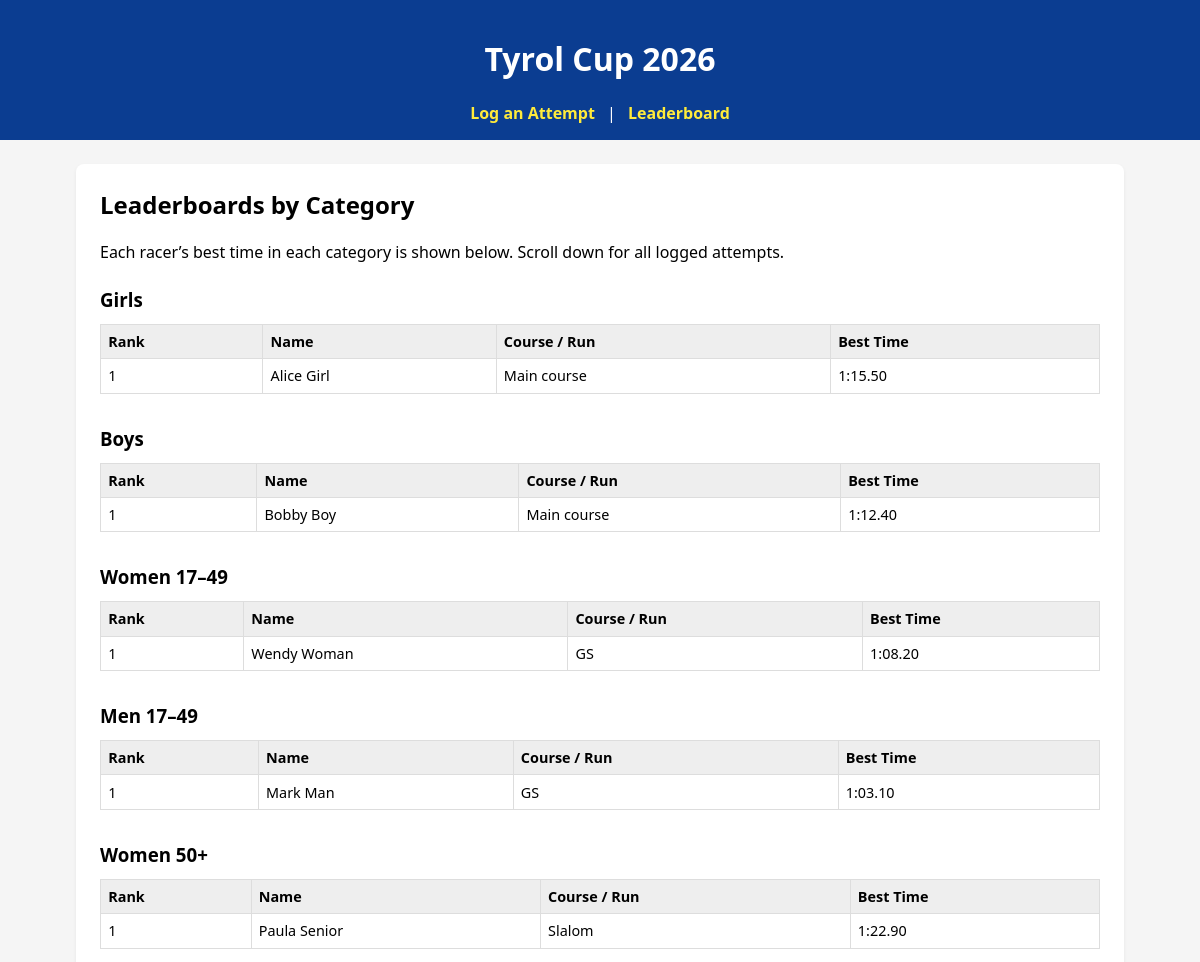
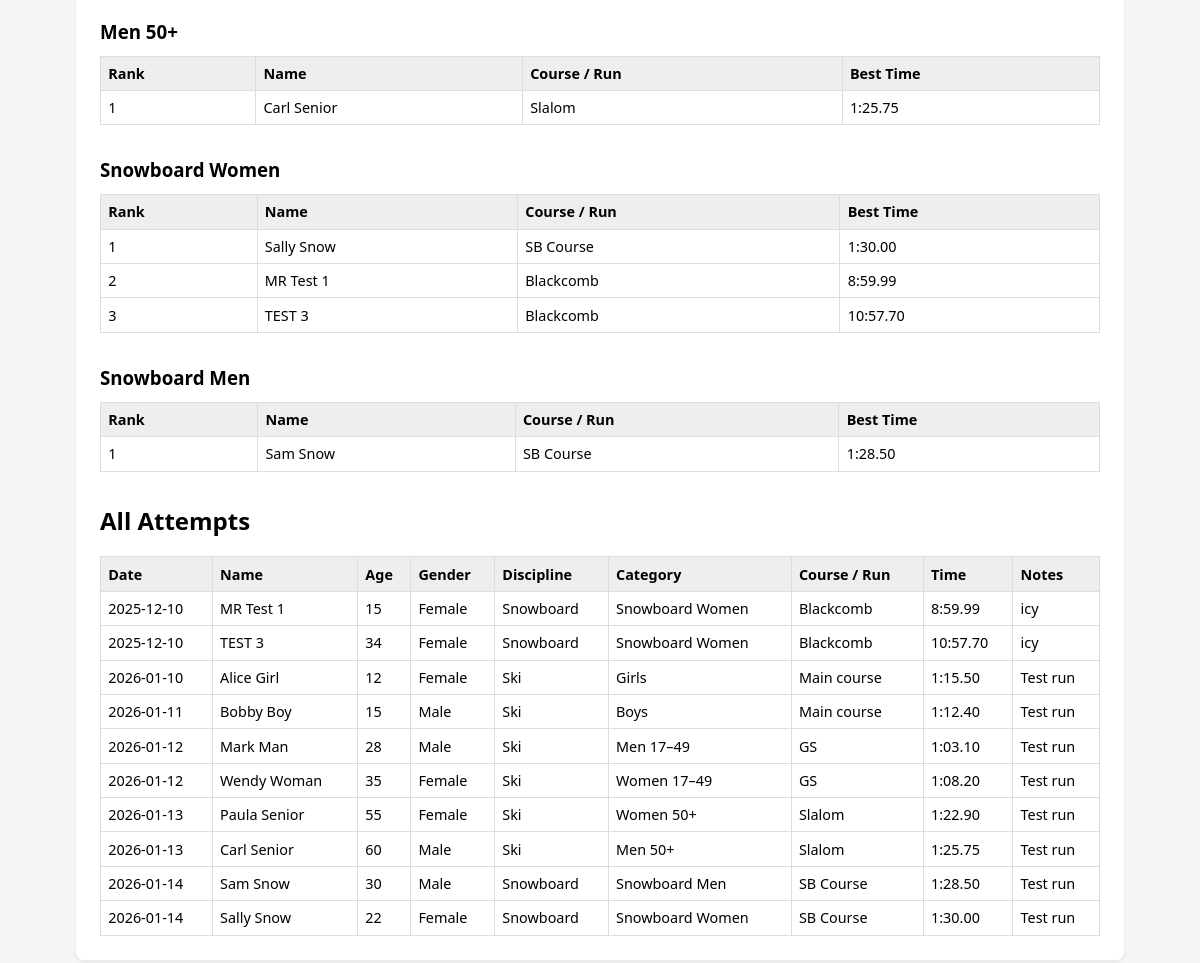
The app's page /leaderboard with its own data (2 pictures, top to bottom).
### tables this page shows
CREATE TABLE attempts (
                id INTEGER PRIMARY KEY AUTOINCREMENT,
                name TEXT NOT NULL,
                age INTEGER NOT NULL,
                gender TEXT NOT NULL,
                discipline TEXT NOT NULL,
                category TEXT NOT NULL,
                run_name TEXT,
                date TEXT NOT NULL,
                time_seconds REAL NOT NULL,
                notes TEXT,
                created_at TEXT NOT NULL
            );

### app.py (the view)
@app.route("/leaderboard")
def leaderboard():
    categories = [
        "Girls",
        "Boys",
        "Women 17–49",
        "Men 17–49",
        "Women 50+",
        "Men 50+",
        "Snowboard Women",
        "Snowboard Men",
    ]
    category_results = {}
    with get_db_connection() as conn:
        c = conn.cursor()
        for cat in categories:
            c.execute(
                """
                SELECT name,
                       category,
                       run_name,
                       MIN(time_seconds) AS best_time
                FROM attempts
                WHERE category = ?
                GROUP BY name, category, run_name
                ORDER BY best_time ASC
                """,
                (cat,),
            )
            category_results[cat] = c.fetchall()
        c.execute(
            """
            SELECT *
            FROM attempts
            ORDER BY date ASC, time_seconds ASC
            """
        )
        all_attempts = c.fetchall()
    return render_template(
        "leaderboard.html",
        categories=categories,
        category_results=category_results,
        all_attempts=all_attempts,
    )

### app.py (called while the page is built)
def get_db_connection():
    conn = sqlite3.connect(DATABASE)
    conn.row_factory = sqlite3.Row
    return conn

### templates/leaderboard.html
{% extends "base.html" %}
{% block content %}
<h2>Leaderboards by Category</h2>
<p>Each racer’s best time in each category is shown below. Scroll down for all logged attempts.</p>
{% for cat in categories %}
  <div class="category-block">
    <h3 class="category-title">{{ cat }}</h3>
    {% set results = category_results[cat] %}
    {% if results and results|length > 0 %}
      <table>
        <thead>
          <tr>
            <th>Rank</th>
            <th>Name</th>
            <th>Course / Run</th>
            <th>Best Time</th>
          </tr>
        </thead>
        <tbody>
          {% for row in results %}
            <tr>
              <td>{{ loop.index }}</td>
              <td>{{ row["name"] }}</td>
              <td>{{ row["run_name"] }}</td>
              <td>
                {% set mins = (row["best_time"] // 60)|int %}
                {% set secs = row["best_time"] - mins*60 %}
                {{ mins }}:{% if secs < 10 %}0{% endif %}{{ "%.2f"|format(secs) }}
              </td>
            </tr>
          {% endfor %}
        </tbody>
      </table>
    {% else %}
      <p><em>No times logged yet in this category.</em></p>
    {% endif %}
  </div>
{% endfor %}
<h2>All Attempts</h2>
<table>
  <thead>
    <tr>
      <th>Date</th>
      <th>Name</th>
      <th>Age</th>
      <th>Gender</th>
      <th>Discipline</th>
      <th>Category</th>
      <th>Course / Run</th>
      <th>Time</th>
      <th>Notes</th>
    </tr>
  </thead>
  <tbody>
    {% for a in all_attempts %}
      <tr>
        <td>{{ a["date"] }}</td>
        <td>{{ a["name"] }}</td>
        <td>{{ a["age"] }}</td>
        <td>{{ a["gender"] }}</td>
        <td>{{ a["discipline"] }}</td>
        <td>{{ a["category"] }}</td>
        <td>{{ a["run_name"] }}</td>
        <td>
          {% set mins = (a["time_seconds"] // 60)|int %}
          {% set secs = a["time_seconds"] - mins*60 %}
          {{ mins }}:{% if secs < 10 %}0{% endif %}{{ "%.2f"|format(secs) }}
        </td>
        <td>{{ a["notes"] }}</td>
      </tr>
    {% endfor %}
  </tbody>
</table>
{% endblock %}

### templates/base.html (shortened to what this page needs)
<!doctype html>
<html lang="en">
<head>
</head>
<body>
  <header>
    <h1>Tyrol Cup 2026</h1>
    <nav>
      <a href="{{ url_for('submit_attempt') }}">Log an Attempt</a> |
      <a href="{{ url_for('leaderboard') }}">Leaderboard</a>
    </nav>
  </header>
  <main>
    {% block content %}{% endblock %}
  </main>
</body>
</html>

### templates/base.html (style rules this page uses)
body { font-family: system-ui, -apple-system, BlinkMacSystemFont, "Segoe UI", sans-serif; margin: 0; padding: 0; background: #f5f5f5; }
header { background: #0b3d91; color: white; padding: 1rem; text-align: center; }
nav a { color: #ffeb3b; margin: 0 0.5rem; text-decoration: none; font-weight: 600; }
main { max-width: 1000px; margin: 1.5rem auto; background: white; padding: 1.5rem; border-radius: 8px; box-shadow: 0 2px 4px rgba(0,0,0,0.06); }
table { width: 100%; border-collapse: collapse; margin-top: 0.75rem; font-size: 0.9rem; }
th, td { border: 1px solid #ddd; padding: 0.45rem; text-align: left; }
th { background: #eee; }
h2 { margin-top: 0; }
.category-block { margin-bottom: 2rem; }
.category-title { margin-top: 1.5rem; margin-bottom: 0.25rem; }

### records on screen
attempts: name "Alice Girl", run_name "Main course", mins "1", secs "15.50", date "2026-01-10", age "12", gender "Female", discipline "Ski", category "Girls", notes "Test run"
attempts: name "Bobby Boy", run_name "Main course", mins "1", secs "12.40", date "2026-01-11", age "15", gender "Male", discipline "Ski", category "Boys", notes "Test run"
attempts: name "Wendy Woman", run_name "GS", mins "1", shows "0", secs "8.20", date "2026-01-12", age "35", gender "Female", discipline "Ski", category "Women 17–49", notes "Test run"
attempts: name "Mark Man", run_name "GS", mins "1", shows "0", secs "3.10", date "2026-01-12", age "28", gender "Male", discipline "Ski", category "Men 17–49", notes "Test run"
attempts: name "Paula Senior", run_name "Slalom", mins "1", secs "22.90", date "2026-01-13", age "55", gender "Female", discipline "Ski", category "Women 50+", notes "Test run"
attempts: name "Carl Senior", run_name "Slalom", mins "1", secs "25.75", date "2026-01-13", age "60", gender "Male", discipline "Ski", category "Men 50+", notes "Test run"
attempts: name "MR Test 1", run_name "Blackcomb", mins "8", secs "59.99", date "2025-12-10", age "15", gender "Female", discipline "Snowboard", category "Snowboard Women", notes "icy"
attempts: name "TEST 3", run_name "Blackcomb", mins "10", secs "57.70", date "2025-12-10", age "34", gender "Female", discipline "Snowboard", category "Snowboard Women", notes "icy"
attempts: name "Sam Snow", run_name "SB Course", mins "1", secs "28.50", date "2026-01-14", age "30", gender "Male", discipline "Snowboard", category "Snowboard Men", notes "Test run"
attempts: date "2026-01-14", name "Sally Snow", age "22", gender "Female", discipline "Snowboard", category "Snowboard Women", run_name "SB Course", mins "1", secs "30.00", notes "Test run"

### other values on screen
{{ cat }} "Girls" "Boys" "Women 17–49" "Men 17–49" "Women 50+" "Men 50+" "Snowboard Women" "Snowboard Men"
{{ row["name"] }} "Sally Snow"
{{ row["run_name"] }} "SB Course"
{{ mins }} "1"
{{ "%.2f"|format(secs) }} "30.00"
